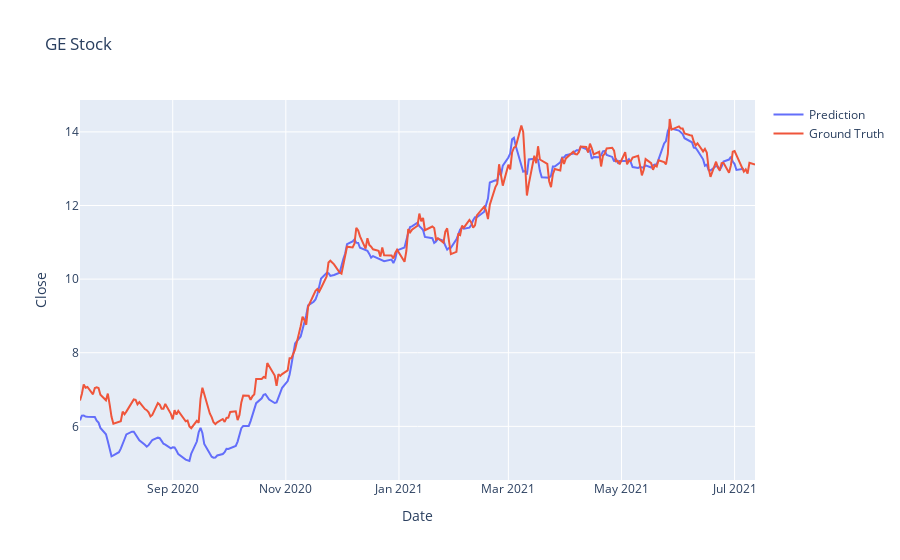

Notebook cell for this chart:
### Code cell
#Test
prediction = model.predict_generator(test_generator)

close_train = close_train.reshape((-1))
close_test = close_test.reshape((-1))
prediction = prediction.reshape((-1))

trace1 = go.Scatter(
    x = date_train,
    y = close_train,
    mode = 'lines',
    name = 'Data'
)
trace2 = go.Scatter(
    x = date_test,
    y = prediction,
    mode = 'lines',
    name = 'Prediction'
)
trace3 = go.Scatter(
    x = date_test,
    y = close_test,
    mode='lines',
    name = 'Ground Truth'
)
layout = go.Layout(
    title = "GE Stock",
    xaxis = {'title' : "Date"},
    yaxis = {'title' : "Close"}
)
fig = go.Figure(data=[trace2, trace3], layout=layout)
fig.show()

### Figure 1 — Plotly figure (JSON) as saved in the notebook; plotly's stock layout.template omitted (floating-point values rounded to 4 significant figures; data arrays with more than 128 entries replaced by an {"elided": "..."} marker saying what was removed)
{"data": [{"mode": "lines", "name": "Prediction", "type": "scatter", "x": {"elided": "252 str values"}, "y": {"elided": "248 float values"}}, {"mode": "lines", "name": "Ground Truth", "type": "scatter", "x": {"elided": "252 str values"}, "y": {"elided": "252 float values"}}], "layout": {"title": {"text": "GE Stock"}, "xaxis": {"title": {"text": "Date"}}, "yaxis": {"title": {"text": "Close"}}}}
